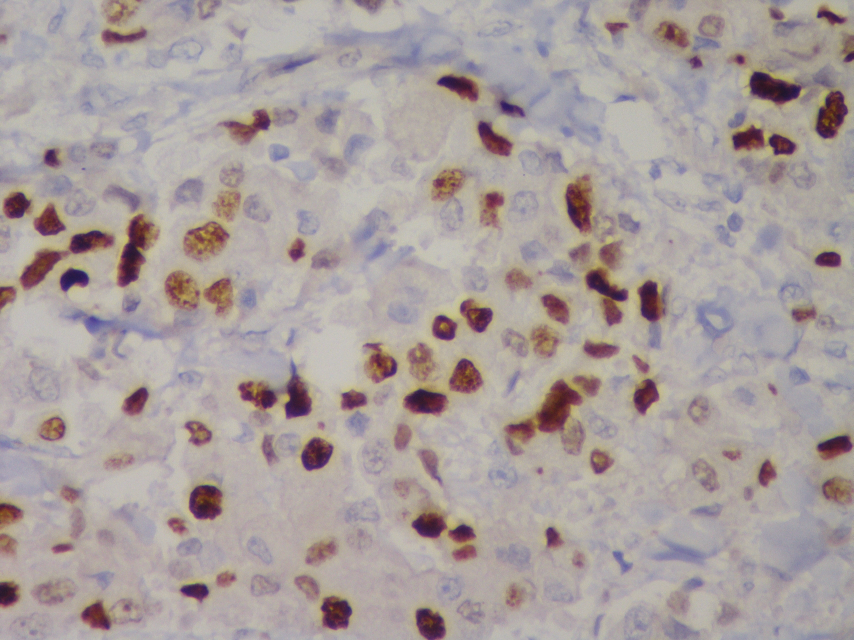
#> input picture 14_7/2141 KI67.jpg, 2560 x 1920 px (shown at 1/3 size)
$ jupyter execute --allow-errors Assignment7_2141.ipynb
#> lines starting #> are read from the running program, lines starting #| are printed output that depends on the picture; after the words box and inside, x2 and y2 are one past the last pixel; in counts of white or black regions, pixels touching at a corner belong together
[cell 1]
import pandas as pd
import numpy as np
import cv2
from matplotlib import pyplot as plt

[cell 2]
img1=cv2.imread("2141 KI67.jpg")
#> img1 is the input picture: shape (1920, 2560, 3); mean B, G, R 157.3, 159.1, 169.4
plt.imshow(img1)

[cell 3]
hist_c,bins_c = np.histogram(img1.flatten(),256,[0,256])
#> hist_c = 256 values, max 437798 at index 172, min 0 at index 0, mean 57600; bins_c = 257 values from 0 to 256

# Generating the cumulative distribution function of the original image
cdf_c = hist_c.cumsum()
#> cdf_c = 256 values from 0 to 14745600
cdf_c_normalized = cdf_c * hist_c.max()/ cdf_c.max()
#> cdf_c_normalized = 256 values from 0 to 437798

[cell 4]
image_yuv = cv2.cvtColor(img1, cv2.COLOR_BGR2YUV)
#> image_yuv: shape (1920, 2560, 3); mean of channels 0, 1, 2 162, 125.8, 134.6

# Applying Histogram Equalization on the original imageof the Y channel
image_yuv[:,:,0] = cv2.equalizeHist(image_yuv[:,:,0])
#> image_yuv: shape (1920, 2560, 3); mean of channels 0, 1, 2 130, 125.8, 134.6

# Convert the YUV image back to RGB format
image_c_equalized = cv2.cvtColor(image_yuv, cv2.COLOR_YUV2BGR)
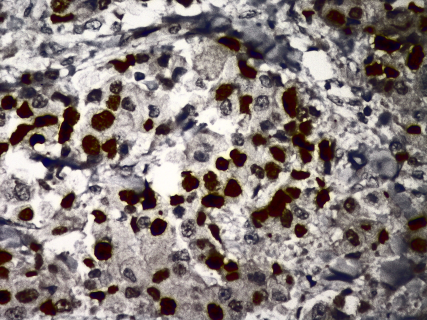
#> image_c_equalized: shape (1920, 2560, 3) (shown at 1/6 size); mean B, G, R 125.8, 127.5, 137.5

# Generating the histogram of the equalized image
hist_c_equalized, bins_c_equalized = np.histogram(image_c_equalized.flatten(),256,[0,256])
#> hist_c_equalized = 256 values, max 391090 at index 0, min 18064 at index 1, mean 57600; bins_c_equalized = 257 values from 0 to 256

# Generating the cumulative distribution function of the original image
cdf_c_equalized = hist_c_equalized.cumsum()
#> cdf_c_equalized = 256 values from 391090 to 14745600
cdf_c_equalized_normalized = cdf_c_equalized * hist_c_equalized.max()/ cdf_c_equalized.max()
#> cdf_c_equalized_normalized = 256 values from 10372.7 to 391090

[cell 5]
fig, axs = plt.subplots(2, 2)

axs[0, 0].imshow(cv2.cvtColor(img1, cv2.COLOR_BGR2RGB))
axs[0, 0].axis('off')
axs[0, 0].set_title('Original Image')

axs[0, 1].imshow(cv2.cvtColor(image_c_equalized, cv2.COLOR_BGR2RGB))
axs[0, 1].axis('off')
axs[0, 1].set_title('Histogram Equalized Image')


axs[1, 0].plot(cdf_c_normalized, color = 'b')
axs[1, 0].hist(img1.flatten(),256,[0,256], color = 'r')
axs[1, 0].legend(('cdf','histogram'), loc = 'upper left')


axs[1, 1].plot(cdf_c_equalized_normalized, color = 'b')
axs[1, 1].hist(image_c_equalized.flatten(),256,[0,256], color = 'r')
axs[1, 1].legend(('cdf_equalized','histogram_equalized'), loc = 'upper left')


# Hide x labels and tick labels for top plots and y ticks for right plots.
for ax in axs.flat:
    ax.label_outer()
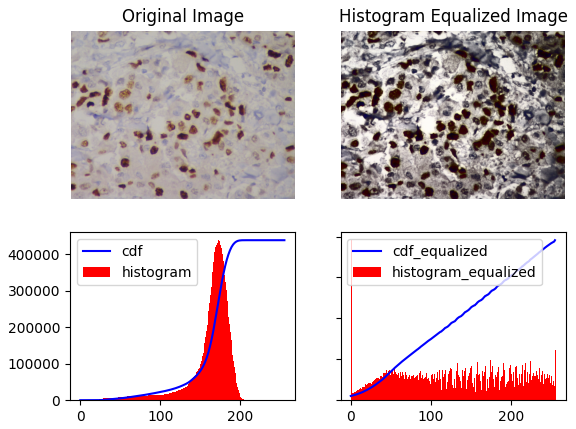
#> figure drawn by matplotlib, 4 panels; panel 3: tallest bar 437798 high, from x = 172 to 173; panel 3: curve peaks at x = 211, y = 437798

[cell 6]
plt.imshow(image_c_equalized)

[cell 7]
save_img=cv2.cvtColor(image_c_equalized, cv2.COLOR_BGR2RGB)
cv2.imwrite("2141_contrast.jpg",save_img)
#> Out = True

[cell 8]
blur = cv2.GaussianBlur(image_c_equalized,(13,13),0)

[cell 9]
plt.imshow(blur)

[cell 10]
gray1=cv2.cvtColor(blur, cv2.COLOR_BGR2GRAY)
plt.imshow(gray1,'gray')

[cell 11]
blur = cv2.GaussianBlur(gray1,(21,21),0)
#> blur: shape (1920, 2560)
plt.imshow(blur,'gray')

[cell 12]
threshold,binary2=cv2.threshold(blur,100,255,cv2.THRESH_BINARY)
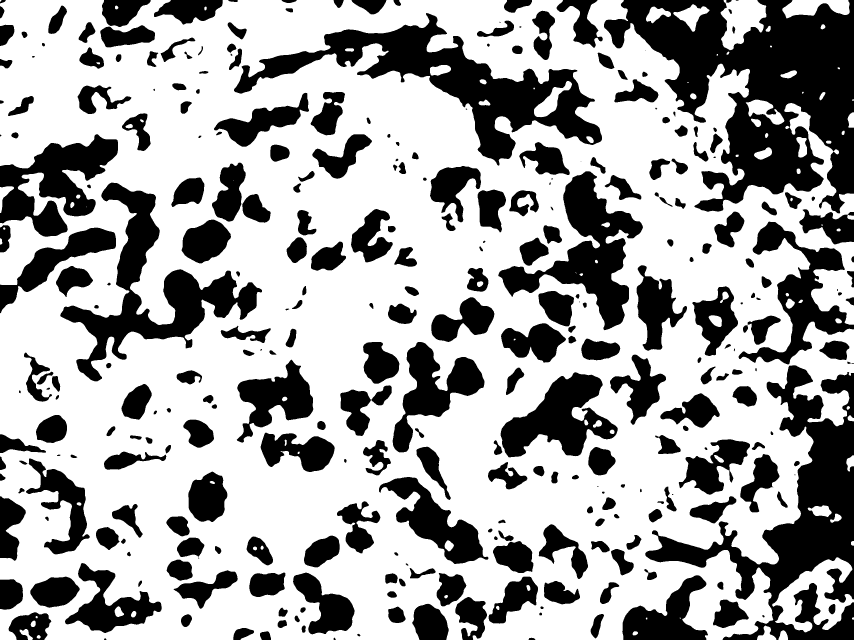
#> binary2: shape (1920, 2560) (shown at 1/3 size); 65.2% white; 319 black regions (15 under 20 px), largest, box (x1, y1, x2, y2) and area: (1812, 0, 2560, 640) 240167, (1936, 1096, 2560, 1920) 151570, (702, 39, 1806, 497) 123273
plt.imshow(binary2,'gray')

[cell 13]
binary=binary2-255
plt.imshow(binary,'gray')

[cell 14]
kernel = np.ones((3,3),np.uint8)
closed = cv2.morphologyEx(binary,cv2.MORPH_CLOSE, kernel=kernel, iterations=4)
#> closed: shape (1920, 2560); values 0 (black) and 1 (white), 35.1% white; 276 white regions (12 under 20 px), largest, box (x1, y1, x2, y2) and area: (1812, 0, 2560, 733) 252535, (1936, 665, 2560, 1920) 202289, (681, 39, 1806, 497) 125630
plt.imshow(closed,'gray')

[cell 15]
kernel = np.ones((2,2),np.uint8)
erosion = cv2.erode(closed, kernel, iterations=5)
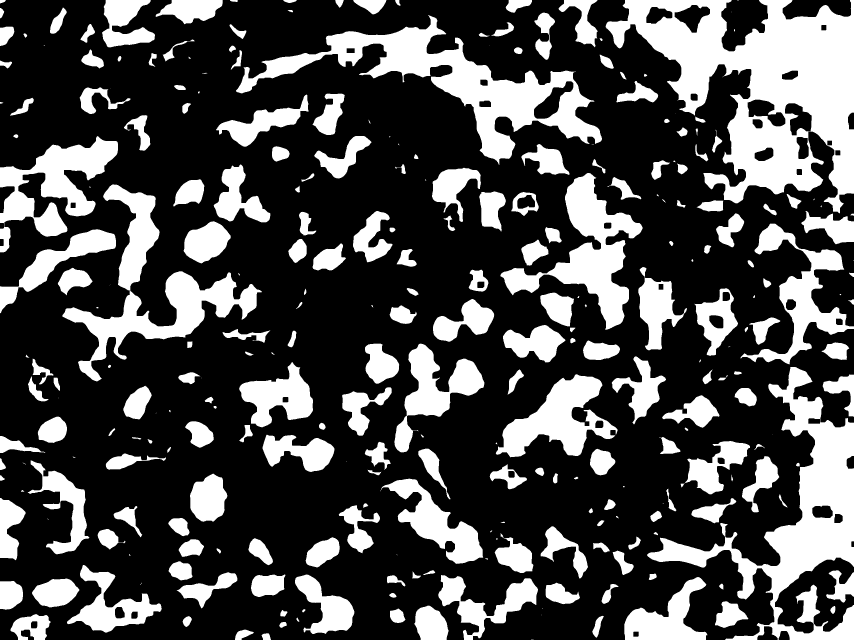
#> erosion: shape (1920, 2560) (shown at 1/3 size); values 0 (black) and 1 (white), 29.7% white; 285 white regions (41 under 20 px)
plt.imshow(erosion,'gray')

[cell 16]
contour2, hierarchy = cv2.findContours(image=erosion.copy(), mode=cv2.RETR_EXTERNAL, method=cv2.CHAIN_APPROX_SIMPLE)
#> contour2 = 285 contours, 54 with area under 20; largest, box (x1, y1, x2, y2) and area: (1817, 0, 2560, 640) 241600, (1941, 1101, 2560, 1920) 124862, (708, 45, 1806, 495) 113602, (187, 553, 786, 1144) 73478, (1501, 519, 1928, 990) 59050

[cell 17]
contour_all=len(contour2)
#> contour_all = 285
len(contour2)
#> Out = 285

[cell 18]
cells=0
#> (the rest of this cell did not finish here and is left out)

#> (a cell that did not finish here is left out)

[cell 20]
cells

[cell 21]
gray_org=cv2.cvtColor(img1, cv2.COLOR_BGR2GRAY)
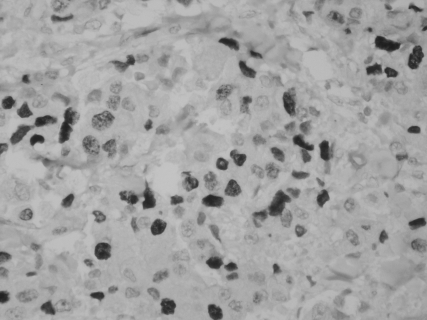
#> gray_org: shape (1920, 2560) (shown at 1/6 size); min 22, max 203, mean 162
plt.imshow(gray_org,'gray')

[cell 22]
thresh, binary = cv2.threshold(gray_org, thresh=100, maxval=255, type=cv2.THRESH_BINARY)
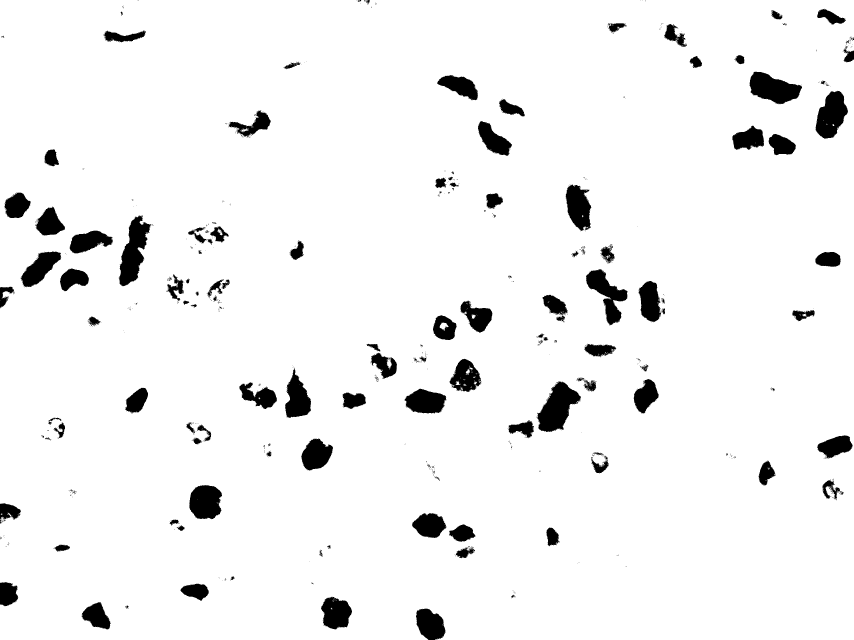
#> binary: shape (1920, 2560) (shown at 1/3 size); 94.7% white; 892 black regions (755 under 20 px), largest, box (x1, y1, x2, y2) and area: (1610, 1143, 1743, 1296) 11055, (356, 646, 453, 859) 10590, (2249, 215, 2406, 313) 9495
plt.imshow(binary,'binary')

[cell 23]
binary=binary-255
plt.imshow(binary,'gray')

[cell 24]
kernel = np.ones((3,3),np.uint8)
closed = cv2.morphologyEx(binary,cv2.MORPH_CLOSE, kernel=kernel, iterations=5)
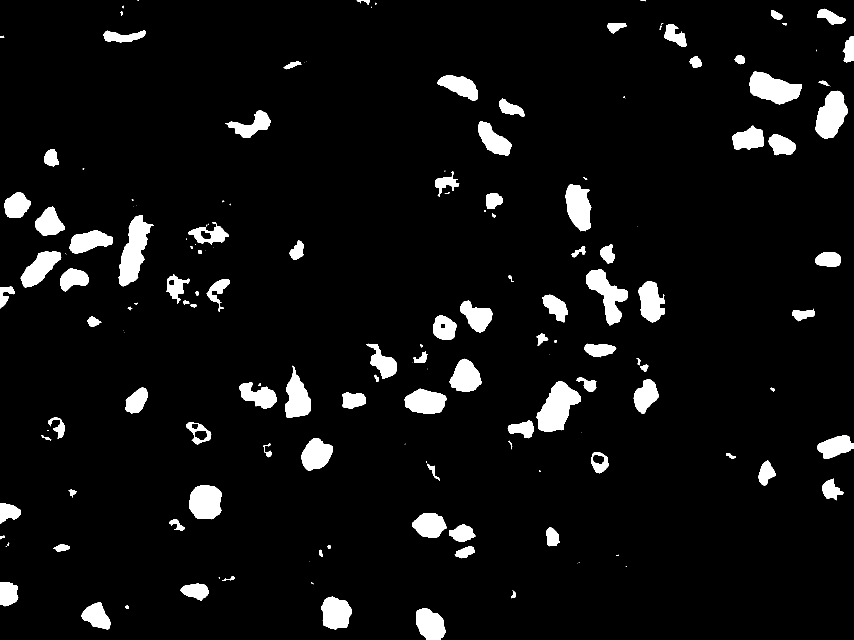
#> closed: shape (1920, 2560) (shown at 1/3 size); values 0 (black) and 1 (white), 5.8% white; 165 white regions (51 under 20 px)
plt.imshow(closed,'gray')

[cell 25]
contour2, hierarchy = cv2.findContours(image=closed.copy(), mode=cv2.RETR_EXTERNAL, method=cv2.CHAIN_APPROX_SIMPLE)
#> contour2 = 165 contours, 58 with area under 20; largest, box (x1, y1, x2, y2) and area: (1610, 1143, 1743, 1296) 11326, (356, 645, 461, 859) 10823, (2249, 215, 2406, 313) 9394, (2447, 272, 2544, 416) 8967, (1758, 807, 1883, 976) 8695

[cell 26]
contour_brown=len(contour2)
#> contour_brown = 165
len(contour2)
#> Out = 165

[cell 27]
cells_brown=0
#> (the rest of this cell did not finish here and is left out)

[cell 28]
cells_brown

[cell 29]
#manualcount_blue=295
#manualcount_brown=47

actual_percent_positivity=(90/164)*100
actual_percent_positivity

[cell 30]
#without area manipulations

percent_positivity=(contour_brown/contour_all)*100
#> percent_positivity = 57.89
percent_positivity
#> Out = 57.89

[cell 31]
error_rate = abs(actual_percent_positivity-percent_positivity)/actual_percent_positivity
#> error_rate = 0.055
error_rate=error_rate*100
#> error_rate = 5.5
error_rate
#> Out = 5.5

[cell 32]
accuracy=100-(error_rate)
#> accuracy = 94.5
accuracy
#> Out = 94.5

#> (a cell that did not finish here is left out)

#> (a cell that did not finish here is left out)

[cell 35]
accuracy=100-(error_rate)
accuracy
#> Out = 94.5

$ run again, with 14_7/1714 KI67.jpg copied over 14_7/2141 KI67.jpg
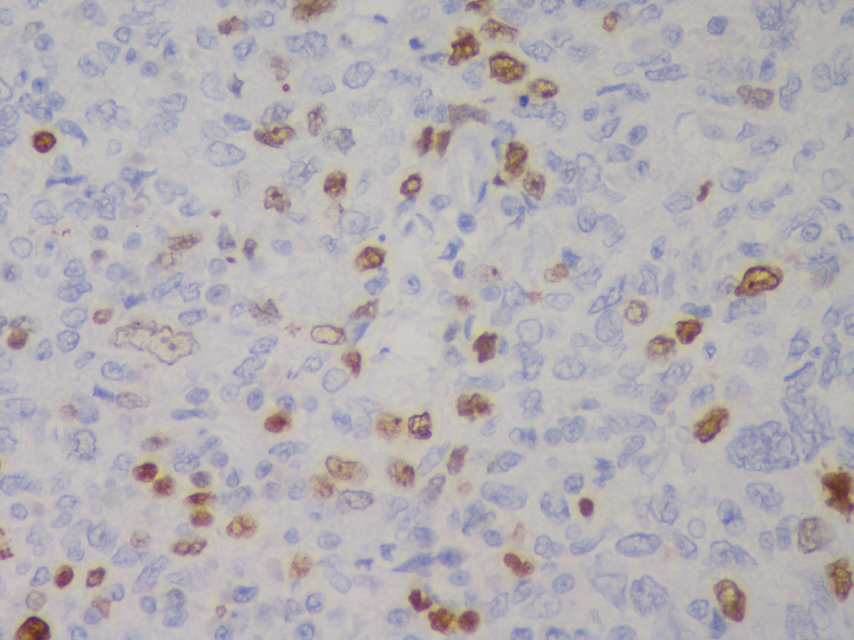
#> input picture 14_7/1714 KI67.jpg, 2560 x 1920 px (shown at 1/3 size)
#> img1 is the input picture: shape (1920, 2560, 3); mean B, G, R 179.6, 175.8, 180.6
#> hist_c = 256 values, max 599772 at index 187, min 0 at index 0, mean 57600; bins_c = 257 values from 0 to 256
#> cdf_c = 256 values from 0 to 14745600
#> cdf_c_normalized = 256 values from 0 to 599772
#> hist_c_equalized = 256 values, max 252866 at index 0, min 16346 at index 218, mean 57600; bins_c_equalized = 257 values from 0 to 256
#> cdf_c_equalized = 256 values from 252866 to 14745600
#> cdf_c_equalized_normalized = 256 values from 4336.3 to 252866
#> `cv2.imwrite("2141_contrast.jpg",save_img)`: Out = True
#> `threshold,binary2=cv2.threshold(blur,100,255,cv2.THRESH_BINARY)`:
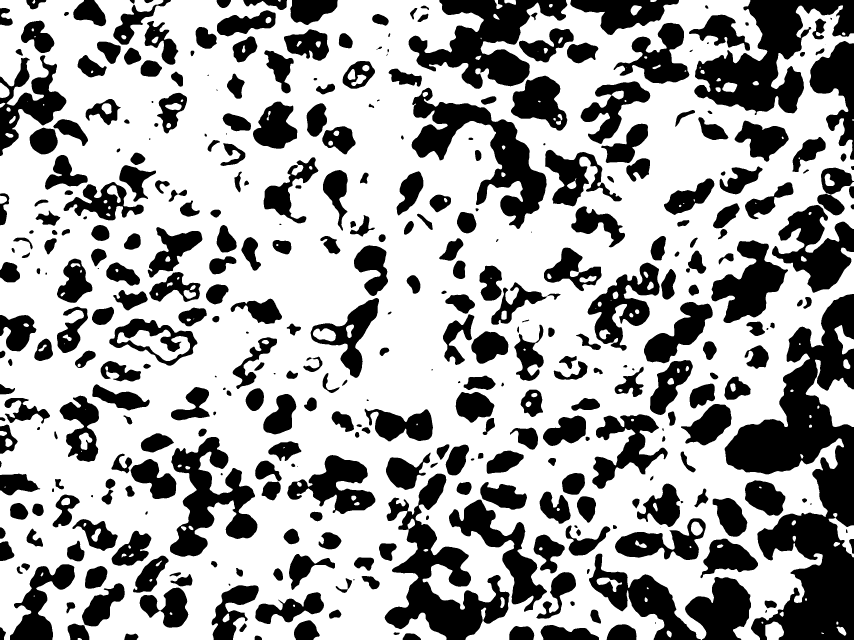
#> binary2: shape (1920, 2560) (shown at 1/3 size); 64.9% white; 389 black regions (15 under 20 px), largest, box (x1, y1, x2, y2) and area: (2174, 882, 2560, 1920) 182003, (2083, 0, 2560, 345) 70358, (1154, 1421, 1529, 1920) 63550
#> erosion: shape (1920, 2560); values 0 (black) and 1 (white), 29.1% white; 360 white regions (42 under 20 px)
#> `contour2, hierarchy = cv2.findContours(image=erosion.copy(), mode=cv2...`: contour2 = 360 contours, 55 with area under 20; largest, box (x1, y1, x2, y2) and area: (2179, 888, 2560, 1920) 168028, (1231, 0, 1794, 392) 74618, (1160, 1504, 1639, 1920) 70365, (2088, 0, 2560, 340) 65681, (1240, 269, 1640, 686) 46342
#> contour_all = 360
#> `closed = cv2.morphologyEx(binary,cv2.MORPH_CLOSE, kernel=kernel, itera..`:
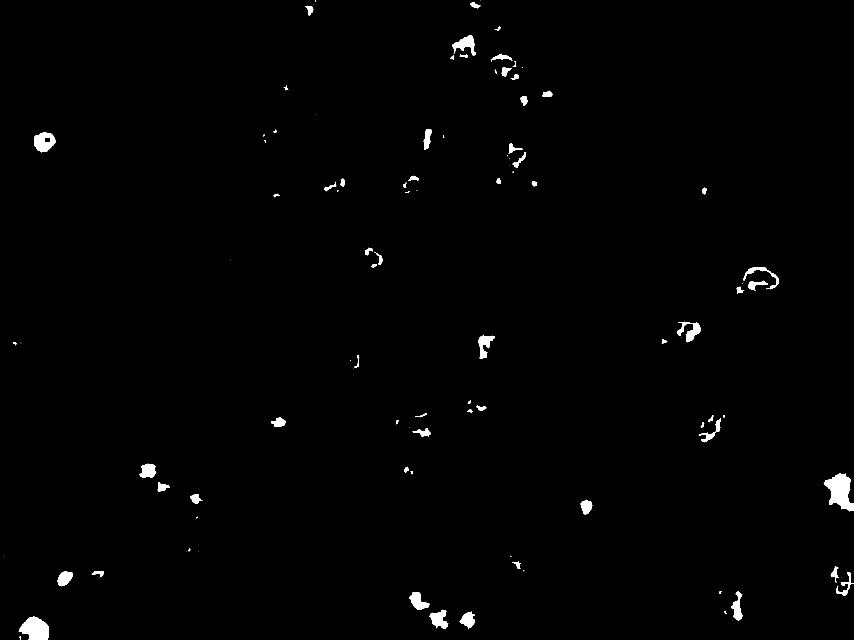
#> closed: shape (1920, 2560) (shown at 1/3 size); values 0 (black) and 1 (white), 0.89% white; 106 white regions (34 under 20 px)
#> `contour2, hierarchy = cv2.findContours(image=closed.copy(), mode=cv2.R..`: contour2 = 106 contours, 40 with area under 20; largest, box (x1, y1, x2, y2) and area: (2471, 1420, 2560, 1535) 5562, (56, 1850, 147, 1920) 4342, (102, 397, 167, 457) 2718, (1357, 105, 1428, 166) 1729, (1288, 1829, 1345, 1886) 1678
#> contour_brown = 106
#> percent_positivity = 29.44
#> `error_rate = abs(actual_percent_positivity-percent_positivity)/actual_..`: error_rate = 0.463
#> `error_rate=error_rate*100`: error_rate = 46.35
#> accuracy = 53.65
